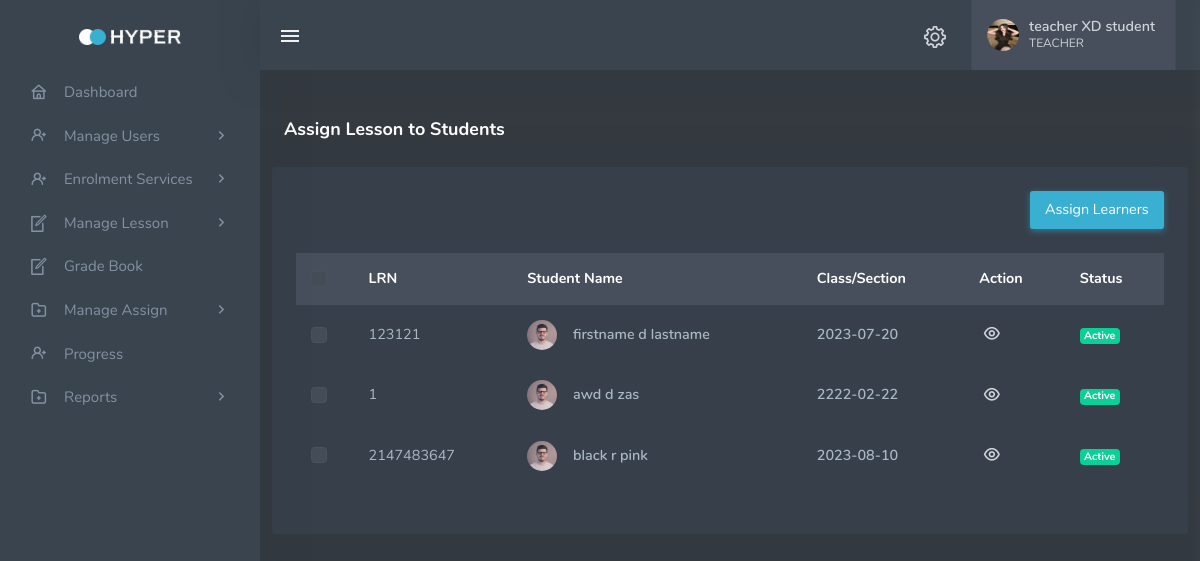
Page /Teacher_AssignLesson.php (signed in) on the committed database.
### tables this page shows
CREATE TABLE `tbl_learner` (
  `learner_id` int(11) NOT NULL,
  `lrn` int(11) NOT NULL,
  `user_id` int(11) NOT NULL,
  `guardian_info_id` int(11) NOT NULL,
  `guardian_contact_id` int(11) NOT NULL,
  `address_id` int(11) NOT NULL,
  `level_id` int(11) NOT NULL,
  `status_id` int(11) NOT NULL,
  `account_id` int(11) NOT NULL,
  `usercredentials_id` int(11) NOT NULL
);

CREATE TABLE `tbl_learner_id` (
  `learner_id` int(11) NOT NULL,
  `lrn` int(11) NOT NULL
);

CREATE TABLE `tbl_userinfo` (
  `user_id` int(11) NOT NULL,
  `firstname` varchar(244) NOT NULL,
  `middlename` varchar(244) NOT NULL,
  `lastname` varchar(244) NOT NULL,
  `birthday` date NOT NULL,
  `gender` varchar(244) NOT NULL
);

### Teacher_AssignLesson.php (the view, shortened to what this page needs)
<!DOCTYPE html>
<html lang="en" class="menuitem-active">
<head>
  <link href="assets/css/vendor/dataTables.bootstrap5.css" rel="stylesheet" type="text/css">
  <link href="assets/css/vendor/responsive.bootstrap5.css" rel="stylesheet" type="text/css">
  <link href="assets/css/icons.min.css" rel="stylesheet" type="text/css">
  <link href="assets/css/app.min.css" rel="stylesheet" type="text/css" id="light-style">
  <link href="assets/css/app-dark.min.css" rel="stylesheet" type="text/css" id="dark-style">
</head>
<body <?php include('dataconfig.php') ?>>
  <div class="wrapper">
    <div class="leftside-menu menuitem-active">
      <a href="index.php" class="logo text-center logo-light">
        <span class="logo-lg">
          <img src="assets/images/logo.png" alt="" height="16">
        </span>
      </a>
      <div class="h-100 show" id="leftside-menu-container" data-simplebar="init">
        <div class="simplebar-wrapper" style="margin: 0px;">
          <div class="simplebar-mask">
            <div class="simplebar-offset" style="right: 0px; bottom: 0px;">
              <div class="simplebar-content-wrapper" style="height: 100%; overflow: hidden;">
                <div class="simplebar-content" style="padding: 0px;">
                  <?php include('teacher_sidemenu.php') ?>
                </div>
              </div>
            </div>
          </div>
          <div class="simplebar-required placeholder" style="width: 260px; height: 234px;"></div>
        </div>
      </div>
    </div>
    <div class="content-page">
      <div class="content">
        <?php include('teacher_topbar.php') ?>
        <div class="container-fluid">
          <div class="row">
            <div class="col-12">
              <div class="page-title-box">
                <h4 class="page-title">Assign Lesson to Students</h4>
              </div>
            </div>
          </div>
        </div>
      </div>
      <div class="row">
        <div class="col-12">
          <div class="card">
            <div class="card-body">
              <div class="row mb-2">
                <div class="col-sm-4">
                </div>
                <div class="col-sm-8">
                  <div class="text-sm-end">
                    <button type="button" class="btn btn-info mb-2">Assign Learners</button>
                  </div>
                </div>
              </div>
              <div class="table-responsive">
                <table class="table table-centered table-borderless table-hover w-100 dt-responsive nowrap"
                  id="products-datatable">
                  <thead class="table-light">
                    <tr>
                      <th style="width: 20px;">
                        <div class="form-check">
                          <input type="checkbox" class="form-check-input" id="customCheck1">
                          <label class="form-check-label" for="customCheck1">&nbsp;</label>
                        </div>
                      </th>
                      <th>LRN</th>
                      <th>Student Name</th>
                      <th>Class/Section</th>
                      <th>Action</th>
                      <th>Status</th>
                    </tr>
                  </thead>
                  <tbody>
                    <?php
                    include 'dbcon.php';
                    $sql = "SELECT tbl_userinfo.user_id, tbl_learner.learner_id, tbl_learner.level_id, tbl_user_level.level, tbl_userinfo.firstname,
                  tbl_userinfo.middlename, tbl_userinfo.lastname, tbl_userinfo.birthday, tbl_userinfo.gender, tbl_user_status.status,
                  tbl_learner_id.lrn, tbl_address.address, tbl_usercredentials.contact, tbl_usercredentials.email
                  FROM tbl_learner
                  JOIN tbl_user_level ON tbl_learner.level_id = tbl_user_level.level_id
                  JOIN tbl_userinfo ON tbl_learner.user_id = tbl_userinfo.user_id
                  JOIN tbl_learner_id ON tbl_learner.learner_id = tbl_learner_id.learner_id
                  JOIN tbl_user_status ON tbl_learner.status_id = tbl_user_status.status_id
                  JOIN tbl_address ON tbl_learner.address_id = tbl_address.address_id
                  JOIN tbl_usercredentials ON tbl_learner.usercredentials_id = tbl_usercredentials.usercredentials_id
                  WHERE tbl_user_level.level = 'LEARNER' AND tbl_user_status.status = 1";
                    $result = mysqli_query($conn, $sql);
                    if ($result && mysqli_num_rows($result) > 0) {
                      while ($row = mysqli_fetch_assoc($result)) {
                        ?>
                        <tr>
                          <td>
                            <div class="form-check">
                              <input type="checkbox" class="form-check-input" id="customCheck2">
                              <label class="form-check-label" for="customCheck2">&nbsp;</label>
                            </div>
                          </td>
                          <td>
                            <?php echo $row['lrn'] ?>
                          </td>
                          <td class="table-user">
                            <img src="assets/images/users/avatar-4.jpg" alt="table-user" class="me-2 rounded-circle">
                            <a href="javascript:void(0);" class="text-body fw-semibold">
                              <?php echo $row['firstname'] . ' ' . $row['middlename'] . ' ' . $row['lastname'] ?>
                            </a>
                          </td>
                          <td>
                            <span class="fw-semibold">
                              <?php echo $row['birthday'] ?>
                            </span>
                          </td>
                          <td>
                            <a href="teacher_view_student.php?user_id=<?php echo $row['user_id'] ?>" class="action-icon">
                              <i class="uil-eye"></i>
                            </a>
                          </td>
                          <td>
                            <?php
                            if ($row['status'] == 1) {
                              ?>
                              <span class="badge bg-success">Active</span>
                              <?php
                            } else {
                              ?>
                              <span class="badge bg-warning">Inactive</span>
                              <?php
                            }
                            ?>
                          </td>
                        </tr>
                        <?php
                      }
                    }
                    ?>
                  </tbody>
                </table>
              </div>
            </div>
          </div>
        </div>
      </div>
    </div>
  </div>
</body>
</html>

### rows in the picture
tbl_learner: tbl_learner_id.lrn "123121", user.firstname "firstname", user.middlename "d", user.lastname "lastname", user.birthday "2023-07-20"
tbl_learner: tbl_learner_id.lrn "1", user.firstname "awd", user.middlename "d", user.lastname "zas", user.birthday "2222-02-22"
tbl_learner: tbl_learner_id.lrn "2147483647", user.firstname "black", user.middlename "r", user.lastname "pink", user.birthday "2023-08-10"

### other values in the picture
$row['firstname'] "teacher"
$row['middlename'] "XD"
$row['lastname'] "student"
$row['level'] "TEACHER"
